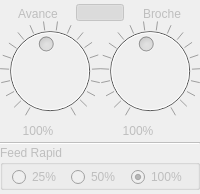
          <widget class="QFrame" name="frmControlSpeed">
           <property name="enabled">
            <bool>false</bool>
           </property>
           <property name="frameShape">
            <enum>QFrame::NoFrame</enum>
           </property>
           <property name="frameShadow">
            <enum>QFrame::Plain</enum>
           </property>
           <layout class="QVBoxLayout" name="verticalLayout">
            <property name="spacing">
             <number>0</number>
            </property>
            <property name="leftMargin">
             <number>0</number>
            </property>
            <property name="topMargin">
             <number>4</number>
            </property>
            <property name="rightMargin">
             <number>0</number>
            </property>
            <property name="bottomMargin">
             <number>4</number>
            </property>
            <item>
             <widget class="QFrame" name="frmVitesseTravail">
              <layout class="QVBoxLayout" name="verticalLayout_14">
               <property name="spacing">
                <number>0</number>
               </property>
               <property name="leftMargin">
                <number>0</number>
               </property>
               <property name="topMargin">
                <number>0</number>
               </property>
               <property name="rightMargin">
                <number>0</number>
               </property>
               <property name="bottomMargin">
                <number>0</number>
               </property>
               <item>
                <layout class="QHBoxLayout" name="horizontalLayout_9">
                 <property name="spacing">
                  <number>0</number>
                 </property>
                 <item>
                  <widget class="QLabel" name="label_22">
                   <property name="text">
                    <string>Avance</string>
                   </property>
                   <property name="alignment">
                    <set>Qt::AlignBottom|Qt::AlignHCenter</set>
                   </property>
                  </widget>
                 </item>
                 <item>
                  <widget class="QPushButton" name="btnLinkOverride">
                   <property name="maximumSize">
                    <size>
                     <width>48</width>
                     <height>17</height>
                    </size>
                   </property>
                   <property name="toolTip">
                    <string>Liaison des vitesses d'avance et de broche</string>
                   </property>
                   <property name="text">
                    <string/>
                   </property>
                   <property name="icon">
                    <iconset resource="cn5X.qrc">
                     <normaloff>:/cn5X/images/btnLinkOff.svg</normaloff>
                     <normalon>:/cn5X/images/btnLink.svg</normalon>:/cn5X/images/btnLinkOff.svg</iconset>
                   </property>
                   <property name="iconSize">
                    <size>
                     <width>48</width>
                     <height>17</height>
                    </size>
                   </property>
                   <property name="checkable">
                    <bool>true</bool>
                   </property>
                   <property name="checked">
                    <bool>true</bool>
                   </property>
                   <property name="flat">
                    <bool>false</bool>
                   </property>
                  </widget>
                 </item>
                 <item>
                  <widget class="QLabel" name="label_23">
                   <property name="text">
                    <string>Broche</string>
                   </property>
                   <property name="alignment">
                    <set>Qt::AlignBottom|Qt::AlignHCenter</set>
                   </property>
                  </widget>
                 </item>
                </layout>
               </item>
               <item>
                <layout class="QHBoxLayout" name="horizontalLayout_20">
                 <property name="spacing">
                  <number>0</number>
                 </property>
                 <property name="bottomMargin">
                  <number>4</number>
                 </property>
                 <item>
                  <layout class="QVBoxLayout" name="verticalLayout_7">
                   <item>
                    <widget class="QDial" name="dialAvance">
                     <property name="maximumSize">
                      <size>
                       <width>16777215</width>
                       <height>16777215</height>
                      </size>
                     </property>
                     <property name="cursor">
                      <cursorShape>PointingHandCursor</cursorShape>
                     </property>
                     <property name="contextMenuPolicy">
                      <enum>Qt::CustomContextMenu</enum>
                     </property>
                     <property name="minimum">
                      <number>10</number>
                     </property>
                     <property name="maximum">
                      <number>200</number>
                     </property>
                     <property name="value">
                      <number>100</number>
                     </property>
                     <property name="wrapping">
                      <bool>false</bool>
                     </property>
                     <property name="notchTarget">
                      <double>10.000000000000000</double>
                     </property>
                     <property name="notchesVisible">
                      <bool>true</bool>
                     </property>
                    </widget>
                   </item>
                   <item>
                    <layout class="QHBoxLayout" name="horizontalLayout_11">
                     <item>
                      <widget class="QLabel" name="lblAvancePourcent">
                       <property name="text">
                        <string notr="true">100%</string>
                       </property>
                       <property name="alignment">
                        <set>Qt::AlignBottom|Qt::AlignHCenter</set>
                       </property>
                      </widget>
                     </item>
                     <item>
                      <widget class="QPushButton" name="btnResetAvance">
                       <property name="maximumSize">
                        <size>
                         <width>24</width>
                         <height>17</height>
                        </size>
                       </property>
                       <property name="toolTip">
                        <string>Reinitialiser la vitesse d'avance</string>
                       </property>
                       <property name="text">
                        <string/>
                       </property>
                       <property name="icon">
                        <iconset resource="cn5X.qrc">
                         <normaloff>:/cn5X/images/btnResetSpeed.svg</normaloff>:/cn5X/images/btnResetSpeed.svg</iconset>
                       </property>
                       <property name="iconSize">
                        <size>
                         <width>24</width>
                         <height>17</height>
                        </size>
                       </property>
                       <property name="flat">
                        <bool>true</bool>
                       </property>
                      </widget>
                     </item>
                    </layout>
                   </item>
                  </layout>
                 </item>
                 <item>
                  <layout class="QVBoxLayout" name="verticalLayout_8">
                   <item>
                    <widget class="QDial" name="dialBroche">
                     <property name="maximumSize">
                      <size>
                       <width>16777215</width>
                       <height>16777215</height>
                      </size>
                     </property>
                     <property name="cursor">
                      <cursorShape>PointingHandCursor</cursorShape>
                     </property>
                     <property name="contextMenuPolicy">
                      <enum>Qt::CustomContextMenu</enum>
                     </property>
                     <property name="minimum">
                      <number>10</number>
                     </property>
                     <property name="maximum">
                      <number>200</number>
                     </property>
                     <property name="value">
                      <number>100</number>
                     </property>
                     <property name="wrapping">
                      <bool>false</bool>
                     </property>
                     <property name="notchTarget">
                      <double>10.000000000000000</double>
                     </property>
                     <property name="notchesVisible">
                      <bool>true</bool>
                     </property>
                    </widget>
                   </item>
                   <item>
                    <layout class="QHBoxLayout" name="horizontalLayout_19">
                     <item>
                      <widget class="QLabel" name="lblBrochePourcent">
                       <property name="text">
                        <string notr="true">100%</string>
                       </property>
                       <property name="alignment">
                        <set>Qt::AlignBottom|Qt::AlignHCenter</set>
                       </property>
                      </widget>
                     </item>
                     <item>
                      <widget class="QPushButton" name="btnResetBroche">
                       <property name="maximumSize">
                        <size>
                         <width>24</width>
                         <height>17</height>
                        </size>
                       </property>
                       <property name="toolTip">
                        <string>Reinitialiser la vitesse de broche</string>
                       </property>
                       <property name="text">
                        <string/>
                       </property>
                       <property name="icon">
                        <iconset resource="cn5X.qrc">
                         <normaloff>:/cn5X/images/btnResetSpeed.svg</normaloff>:/cn5X/images/btnResetSpeed.svg</iconset>
                       </property>
                       <property name="iconSize">
                        <size>
                         <width>24</width>
                         <height>17</height>
                        </size>
                       </property>
                       <property name="flat">
                        <bool>true</bool>
                       </property>
                      </widget>
                     </item>
                    </layout>
                   </item>
                  </layout>
                 </item>
                </layout>
               </item>
              </layout>
             </widget>
            </item>
            <item>
             <widget class="Line" name="line">
              <property name="orientation">
               <enum>Qt::Horizontal</enum>
              </property>
             </widget>
            </item>
            <item>
             <widget class="QGroupBox" name="grpVitesseRapide">
              <property name="title">
               <string>Feed Rapid</string>
              </property>
              <layout class="QHBoxLayout" name="horizontalLayout_8">
               <property name="spacing">
                <number>2</number>
               </property>
               <property name="leftMargin">
                <number>9</number>
               </property>
               <property name="topMargin">
                <number>2</number>
               </property>
               <property name="bottomMargin">
                <number>0</number>
               </property>
               <item>
                <widget class="QRadioButton" name="rbRapid025">
                 <property name="cursor">
                  <cursorShape>PointingHandCursor</cursorShape>
                 </property>
                 <property name="text">
                  <string notr="true">25%</string>
                 </property>
                </widget>
               </item>
               <item>
                <widget class="QRadioButton" name="rbRapid050">
                 <property name="cursor">
                  <cursorShape>PointingHandCursor</cursorShape>
                 </property>
                 <property name="text">
                  <string notr="true">50%</string>
                 </property>
                </widget>
               </item>
               <item>
                <widget class="QRadioButton" name="rbRapid100">
                 <property name="cursor">
                  <cursorShape>PointingHandCursor</cursorShape>
                 </property>
                 <property name="text">
                  <string notr="true">100%</string>
                 </property>
                 <property name="checked">
                  <bool>true</bool>
                 </property>
                </widget>
               </item>
              </layout>
             </widget>
            </item>
            <item>
             <spacer name="verticalSpacer_4">
              <property name="orientation">
               <enum>Qt::Vertical</enum>
              </property>
              <property name="sizeHint" stdset="0">
               <size>
                <width>20</width>
                <height>0</height>
               </size>
              </property>
             </spacer>
            </item>
           </layout>
          </widget>
